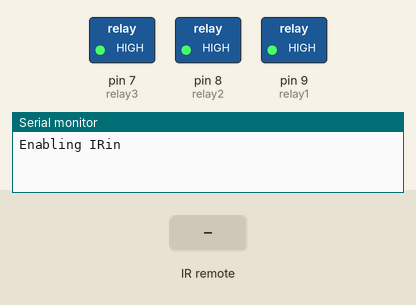
This sketch was run on a simulated Arduino Uno, built with avr-gcc and run on an emulated ATmega328P. Shown: switched loads named in the sketch (green lamp = pin HIGH), the last lines printed to the serial monitor. The test bench sets the inputs (shaded band). EEPROM starts erased.

Above: at 1.2 s.
1.3 s: infrared code 0xFF30CF received
At 1.7 s:
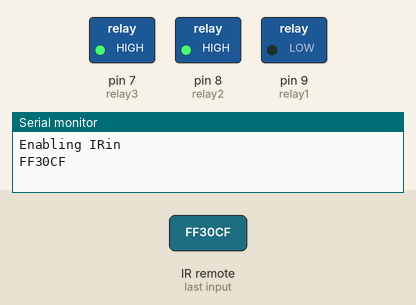
2.8 s: infrared code 0xFF18E7 received
At 4.0 s:
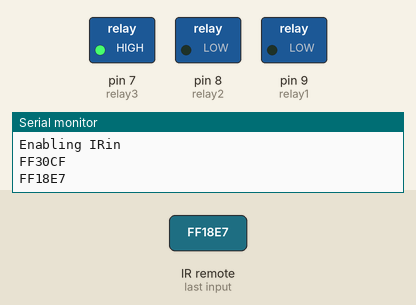
4.3 s: infrared code 0xFF7A85 received
At 5.3 s:
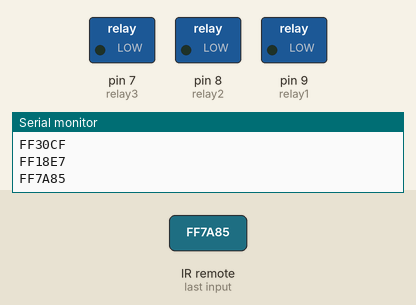
5.8 s: infrared code 0xFF10EF received
At 6.6 s:
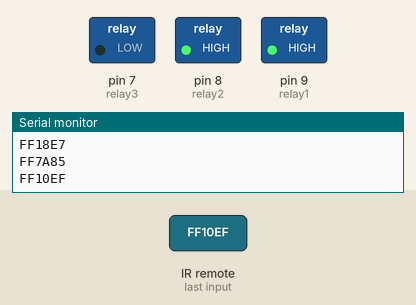
7.3 s: infrared code 0xFF38C7 received
At 7.9 s:
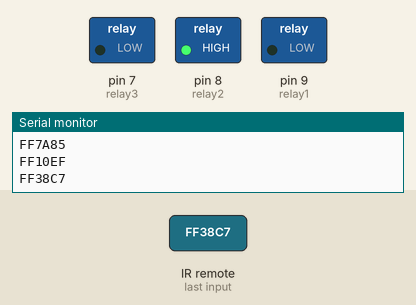
8.8 s: infrared code 0xFFE21D received
At 10.3 s:
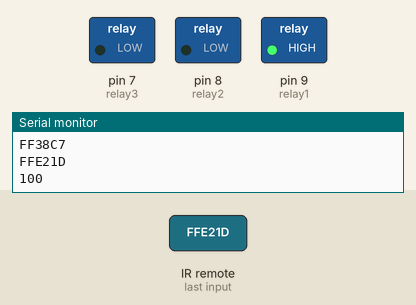
Timing chart, 0 to 11.3 s (numbered marks = the images above; inputs shaded):
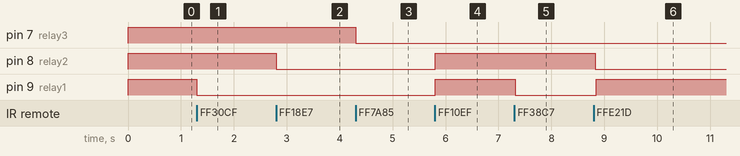

Measured:
- after the input at 1.3 s, pin 9 (relay1): HIGH → LOW at once
- after the input at 2.8 s, pin 8 (relay2): HIGH → LOW at once
- after the input at 4.3 s, pin 7 (relay3): HIGH → LOW at once
- after the input at 5.8 s, pin 8 (relay2), pin 9 (relay1): LOW → HIGH at once
- after the input at 7.3 s, pin 9 (relay1): HIGH → LOW at once
- after the input at 8.8 s, pin 8 (relay2): HIGH → LOW at once; pin 9 (relay1): LOW → HIGH after 0.05 s

The sketch:

Arduino_Bluetooth.ino
```cpp
#include <SoftwareSerial.h>
#include <EEPROM.h>
#include <IRremote.h>
#define Tx 10
#define Rx 11
#define relay1 9
#define relay2 8
#define relay3 7
SoftwareSerial bluetoothSarial(Tx, Rx);
int RECV_PIN = 12;
int state1, state2, state3;
IRrecv irrecv(RECV_PIN);
decode_results results;
// other variable
boolean state_all_led = false;
boolean state_two_led = false;
int led_array_pin[] = {relay1, relay2, relay3};
int led_index = 0;
void setup() {
  Serial.begin(9600);
  bluetoothSarial.begin(9600);
  Serial.println("Enabling IRin");
  irrecv.enableIRIn(); // Start the receiver
  pinMode(relay1, OUTPUT);
  pinMode(relay2, OUTPUT);
  pinMode(relay3, OUTPUT);
  state1 = EEPROM.read(1);
  state2 = EEPROM.read(2);
  state3 = EEPROM.read(3);
  digitalWrite(relay1, state1);
  digitalWrite(relay2, state2);
  digitalWrite(relay3, state3);
}
void loop() {
  //  BT_CTRL();
  IR_CTRL();
}
void BT_CTRL() {
  if (bluetoothSarial.available())  {
    Serial.println("Enabling Blutooth");
    char val = bluetoothSarial.read(); //1byte
    Serial.println(val);

    if ( val == 'A' ) {
      digitalWrite(relay1, HIGH);
      state1 = digitalRead(relay1);
      EEPROM.write(1, state1);
    }
    if ( val == 'B' ) {
      digitalWrite(relay1, LOW);
      state1 = digitalRead(relay1);
      EEPROM.write(1, state1);
    }
    if ( val == 'C' ) {
      digitalWrite(relay2, HIGH);
      state2 = digitalRead(relay2);
      EEPROM.write(2, state2);
    }
    if (val == 'D' ) {
      digitalWrite(relay2, LOW);
      state2 = digitalRead(relay2);
      EEPROM.write(2, state2);
    }
    if ( val == 'E' ) {
      digitalWrite (relay3, HIGH);
      state3 = digitalRead(relay3);
      EEPROM.write(3, state3);
    }
    if ( val == 'F' ) {
      digitalWrite (relay3, LOW);
      state3 = digitalRead(relay3);
      EEPROM.write(3, state3);
    }
    if ( val == 'G' ) {
      digitalWrite (relay1, HIGH);
      state1 = digitalRead(relay1);
      EEPROM.write(1, state1);
      digitalWrite (relay2, HIGH);
      state2 = digitalRead(relay2);
      EEPROM.write(2, state2);
    }
    if ( val == 'H' ) {
      digitalWrite (relay1, LOW);
      state1 = digitalRead(relay1);
      EEPROM.write(1, state1);
      digitalWrite (relay2, LOW);
      state2 = digitalRead(relay2);
      EEPROM.write(2, state2);
    }
    if ( val == 'I' ) {
      digitalWrite (relay1, HIGH);
      state1 = digitalRead(relay1);
      EEPROM.write(1, state1);
      digitalWrite (relay3, HIGH);
      state3 = digitalRead(relay3);
      EEPROM.write(3, state3);
    }
    if ( val == 'J' ) {
      digitalWrite (relay1, LOW);
      state1 = digitalRead(relay1);
      EEPROM.write(1, state1);
      digitalWrite (relay3, LOW);
      state3 = digitalRead(relay3);
      EEPROM.write(3, state3);
    }
    if ( val == 'K' ) {
      digitalWrite (relay2, HIGH);
      state2 = digitalRead(relay2);
      EEPROM.write(2, state2);
      digitalWrite (relay3, HIGH);
      state3 = digitalRead(relay3);
      EEPROM.write(3, state3);
    }
    if ( val == 'L' ) {
      digitalWrite (relay2, LOW);
      state2 = digitalRead(relay2);
      EEPROM.write(2, state2);
      digitalWrite (relay3, LOW);
      state3 = digitalRead(relay3);
      EEPROM.write(3, state3);
    }
    if ( val == 'M' ) {
      digitalWrite (relay1, HIGH);
      state1 = digitalRead(relay1);
      EEPROM.write(1, state1);
      digitalWrite (relay2, HIGH);
      state2 = digitalRead(relay2);
      EEPROM.write(2, state2);
      digitalWrite (relay3, HIGH);
      state3 = digitalRead(relay3);
      EEPROM.write(3, state3);
    }
    if ( val == 'N' ) {
      digitalWrite (relay1, LOW);
      state1 = digitalRead(relay1);
      EEPROM.write(1, state1);
      digitalWrite (relay2, LOW);
      state2 = digitalRead(relay2);
      EEPROM.write(2, state2);
      digitalWrite (relay3, LOW);
      state3 = digitalRead(relay3);
      EEPROM.write(3, state3);
    }
    delay(50);
  }
}
void IR_CTRL() {
  if (irrecv.decode(&results)) {
    Serial.println(results.value, HEX);
    switch (results.value) {
      case 0xFF30CF://button namber 1
        digitalWrite(relay1, !digitalRead(relay1));
        state1 = digitalRead(relay1);
        EEPROM.write(1, state1);
        delay(100);
        break;
      case 0xFF18E7://button namber 2
        digitalWrite(relay2, !digitalRead(relay2));
        state2 = digitalRead(relay2);
        EEPROM.write(2, state2);
        delay(100);
        break;
      case 0xFF7A85://button namber 3
        digitalWrite(relay3, !digitalRead(relay3));
        state3 = digitalRead(relay3);
        EEPROM.write(3, state3);
        delay(100);
        break;
      case 0xFF10EF://button namber 4
        state_two_led = !state_two_led;
        if (state_two_led) {
          digitalWrite(relay1, HIGH);
          state1 = digitalRead(relay1);
          EEPROM.write(1, state1);
          digitalWrite(relay2, HIGH);
          state2 = digitalRead(relay2);
          EEPROM.write(2, state2);
          led_index = 1;
        }
        else {
          digitalWrite(relay1, LOW);
          state1 = digitalRead(relay1);
          EEPROM.write(1, state1);
          digitalWrite(relay2, LOW);
          state2 = digitalRead(relay2);
          EEPROM.write(2, state2);
          led_index = 0;
        }
        delay(100);
        break;
      case 0xFF38C7://button namber 5
        state_two_led = !state_two_led;
        if (state_two_led) {
          digitalWrite(relay1, HIGH);
          state1 = digitalRead(relay1);
          EEPROM.write(1, state1);
          digitalWrite(relay3, HIGH);
          state3 = digitalRead(relay3);
          EEPROM.write(3, state3);
          led_index = 2;
        }
        else {
          digitalWrite(relay1, LOW);
          state1 = digitalRead(relay1);
          EEPROM.write(1, state1);
          digitalWrite(relay3, LOW);
          state3 = digitalRead(relay3);
          EEPROM.write(3, state3);
          led_index = 0;
        }
        delay(100);
        break;
      case 0xFF5AA5://button namber 6
        state_two_led = !state_two_led;
        if (state_two_led) {
          digitalWrite(relay2, HIGH);
          state2 = digitalRead(relay2);
          EEPROM.write(2, state2);
          digitalWrite(relay3, HIGH);
          state3 = digitalRead(relay3);
          EEPROM.write(3, state3);
          led_index = 2;
        }
        else {
          digitalWrite(relay2, LOW);
          state2 = digitalRead(relay2);
          EEPROM.write(2, state2);
          digitalWrite(relay3, LOW);
          state3 = digitalRead(relay3);
          EEPROM.write(3, state3);
          led_index = 1;
        }
        delay(100);
        break;
      case 0xFFC23D://stop
        state_all_led = !state_all_led;
        if (state_all_led) {
          digitalWrite(relay1, HIGH);
          state1 = digitalRead(relay1);
          EEPROM.write(1, state1);
          digitalWrite(relay2, HIGH);
          state2 = digitalRead(relay2);
          EEPROM.write(2, state2);
          digitalWrite(relay3, HIGH);
          state3 = digitalRead(relay3);
          EEPROM.write(3, state3);
          led_index = 2;
        }
        else {
          digitalWrite(relay1, LOW);
          state1 = digitalRead(relay1);
          EEPROM.write(1, state1);
          digitalWrite(relay2, LOW);
          state2 = digitalRead(relay2);
          EEPROM.write(2, state2);
          digitalWrite(relay3, LOW);
          state3 = digitalRead(relay3);
          EEPROM.write(3, state3);
          led_index = 0;
        }
        delay(100);
        break;
      case 0xFF02FD://VOL+
        digitalWrite(led_array_pin[led_index], HIGH);
        state1 = digitalRead(led_array_pin[led_index]);
        EEPROM.write(led_index + 1, state1);
        led_index++;
        if (led_index > 2)led_index = 2;
        delay(100);
        break;
      case 0xFF22DD://VOL-
        digitalWrite(led_array_pin[led_index], LOW);
        state2 = digitalRead(led_array_pin[led_index]);
        EEPROM.write(led_index + 1, state2);
        led_index--;
        if (led_index < 0)led_index = 0;
        delay(100);
        break;
      case 0xFFE21D://button Next
        for (int i = 0; i < 3; i++) {
          digitalWrite(led_array_pin[i], LOW);
          EEPROM.write(1, 0);
          EEPROM.write(2, 0);
          EEPROM.write(3, 0);
        }
        digitalWrite(led_array_pin[led_index], HIGH);
        state3 = digitalRead(led_array_pin[led_index]);

        EEPROM.write(led_index + 1, state3);

        led_index++;
        if (led_index > 2)led_index = 0;
        delay(100);
        Serial.print(EEPROM.read(1));
        Serial.print(EEPROM.read(2));
        Serial.println(EEPROM.read(3));
        break;
    }
    irrecv.resume(); // Receive the next value

  }
  delay(100);
}
```
